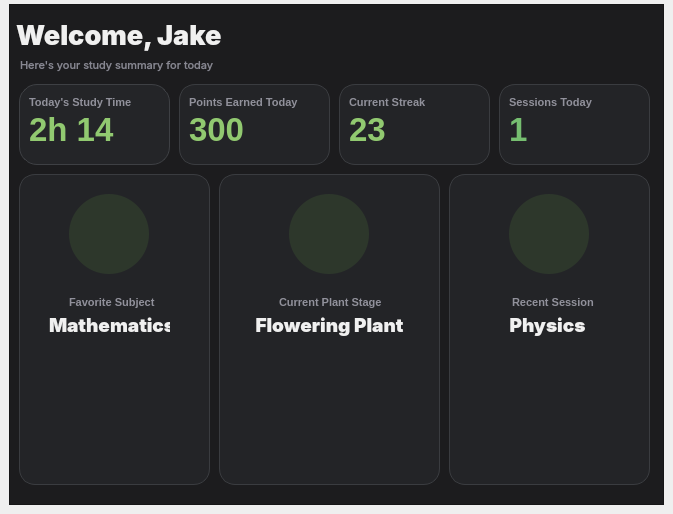
     <widget class="QWidget" name="Page_Summary">
      <widget class="QFrame" name="MainFrame">
       <property name="geometry">
        <rect>
         <x>9</x>
         <y>4</y>
         <width>655</width>
         <height>501</height>
        </rect>
       </property>
       <property name="styleSheet">
        <string notr="true">QFrame {
    background-color: rgb(28, 28, 30);
}</string>
       </property>
       <property name="frameShape">
        <enum>QFrame::Shape::StyledPanel</enum>
       </property>
       <property name="frameShadow">
        <enum>QFrame::Shadow::Raised</enum>
       </property>
       <widget class="QLabel" name="Label_Welcome">
        <property name="geometry">
         <rect>
          <x>7</x>
          <y>10</y>
          <width>351</width>
          <height>41</height>
         </rect>
        </property>
        <property name="font">
         <font>
          <family>Inter</family>
          <pointsize>20</pointsize>
          <italic>false</italic>
          <bold>true</bold>
         </font>
        </property>
        <property name="styleSheet">
         <string notr="true">QLabel {
    font-family: &quot;Inter&quot;;
    font-size: 20pt;
    font-weight: 700;
    color: rgb(240, 240, 240);
}</string>
        </property>
        <property name="text">
         <string>Welcome, Jake</string>
        </property>
       </widget>
       <widget class="QLabel" name="Label_SummaryText">
        <property name="geometry">
         <rect>
          <x>11</x>
          <y>35</y>
          <width>401</width>
          <height>51</height>
         </rect>
        </property>
        <property name="font">
         <font>
          <family>Inter</family>
          <pointsize>8</pointsize>
          <italic>false</italic>
          <bold>false</bold>
         </font>
        </property>
        <property name="styleSheet">
         <string notr="true">QLabel {
    font-family: &quot;Inter&quot;;
    font-size: 8pt;
    font-weight: 400;
    color: rgb(135, 135, 145);
    background-color: transparent;
    border: none;
}</string>
        </property>
        <property name="text">
         <string>Here's your study summary for today</string>
        </property>
       </widget>
       <widget class="QFrame" name="Frame_TodayStudyTime">
        <property name="geometry">
         <rect>
          <x>10</x>
          <y>80</y>
          <width>151</width>
          <height>81</height>
         </rect>
        </property>
        <property name="styleSheet">
         <string notr="true">QFrame {
    background-color: rgb(36, 37, 40);

    border: 1px solid rgb(62, 64, 68);
    border-radius: 18px;
}</string>
        </property>
        <property name="frameShape">
         <enum>QFrame::Shape::StyledPanel</enum>
        </property>
        <property name="frameShadow">
         <enum>QFrame::Shadow::Raised</enum>
        </property>
        <widget class="QLabel" name="Label_Subtext">
         <property name="geometry">
          <rect>
           <x>10</x>
           <y>10</y>
           <width>141</width>
           <height>16</height>
          </rect>
         </property>
         <property name="styleSheet">
          <string notr="true">QLabel {
    font-family: &quot;Inter&quot;;
    font-size: 8pt;
    font-weight: 500;
    color: rgb(145, 145, 155);

    background-color: transparent;
    border: none;
}</string>
         </property>
         <property name="text">
          <string>Today's Study Time</string>
         </property>
        </widget>
        <widget class="QLabel" name="Label_StudyTimeValue">
         <property name="geometry">
          <rect>
           <x>10</x>
           <y>30</y>
           <width>151</width>
           <height>31</height>
          </rect>
         </property>
         <property name="styleSheet">
          <string notr="true">QLabel {
    font-family: &quot;Inter&quot;;
    font-size: 25pt;
    font-weight: 700;
    color: rgb(145, 201, 112);

    background-color: transparent;
    border: none;
}</string>
         </property>
         <property name="text">
          <string>2h 14</string>
         </property>
        </widget>
        <widget class="QLabel" name="Label_StudyTimeIcon">
         <property name="geometry">
          <rect>
           <x>115</x>
           <y>8</y>
           <width>21</width>
           <height>21</height>
          </rect>
         </property>
         <property name="styleSheet">
          <string notr="true">QLabel {
    font-family: &quot;Inter&quot;;
    font-size: 8pt;
    font-weight: 500;
    color: rgb(145, 145, 155);

    background-color: transparent;
    border: none;
}</string>
         </property>
         <property name="text">
          <string/>
         </property>
         <property name="pixmap">
          <pixmap>Modules/Assets/Icon/clock.svg</pixmap>
         </property>
         <property name="scaledContents">
          <bool>true</bool>
         </property>
        </widget>
       </widget>
       <widget class="QFrame" name="Frame_PointsEarnedToday">
        <property name="geometry">
         <rect>
          <x>170</x>
          <y>80</y>
          <width>151</width>
          <height>81</height>
         </rect>
        </property>
        <property name="styleSheet">
         <string notr="true">QFrame {
    background-color: rgb(35, 36, 39);

    border: 1px solid rgb(58, 60, 64);
    border-radius: 16px;
}</string>
        </property>
        <property name="frameShape">
         <enum>QFrame::Shape::StyledPanel</enum>
        </property>
        <property name="frameShadow">
         <enum>QFrame::Shadow::Raised</enum>
        </property>
        <widget class="QLabel" name="Label_SubText_2">
         <property name="geometry">
          <rect>
           <x>10</x>
           <y>10</y>
           <width>141</width>
           <height>16</height>
          </rect>
         </property>
         <property name="styleSheet">
          <string notr="true">QLabel {
    font-family: &quot;Inter&quot;;
    font-size: 8pt;
    font-weight: 500;
    color: rgb(145, 145, 155);

    background-color: transparent;
    border: none;
}</string>
         </property>
         <property name="text">
          <string>Points Earned Today</string>
         </property>
        </widget>
        <widget class="QLabel" name="Label_PointsEarnedValue">
         <property name="geometry">
          <rect>
           <x>10</x>
           <y>30</y>
           <width>151</width>
           <height>31</height>
          </rect>
         </property>
         <property name="styleSheet">
          <string notr="true">QLabel {
    font-family: &quot;Inter&quot;;
    font-size: 25pt;
    font-weight: 700;
    color: rgb(145, 201, 112);

    background-color: transparent;
    border: none;
}</string>
         </property>
         <property name="text">
          <string>300</string>
         </property>
        </widget>
        <widget class="QLabel" name="Label_PointImage">
         <property name="geometry">
          <rect>
           <x>115</x>
           <y>8</y>
           <width>21</width>
           <height>21</height>
          </rect>
         </property>
         <property name="styleSheet">
          <string notr="true">QLabel {
    font-family: &quot;Inter&quot;;
    font-size: 8pt;
    font-weight: 500;
    color: rgb(145, 145, 155);

    background-color: transparent;
    border: none;
}</string>
         </property>
         <property name="text">
          <string/>
         </property>
         <property name="pixmap">
          <pixmap>Modules/Assets/Icon/star.svg</pixmap>
         </property>
         <property name="scaledContents">
          <bool>true</bool>
         </property>
        </widget>
       </widget>
       <widget class="QFrame" name="Frame_CurrentStreak">
        <property name="geometry">
         <rect>
          <x>330</x>
          <y>80</y>
          <width>151</width>
          <height>81</height>
         </rect>
        </property>
        <property name="styleSheet">
         <string notr="true">QFrame {
    background-color: rgb(35, 36, 39);

    border: 1px solid rgb(58, 60, 64);
    border-radius: 16px;
}</string>
        </property>
        <property name="frameShape">
         <enum>QFrame::Shape::StyledPanel</enum>
        </property>
        <property name="frameShadow">
         <enum>QFrame::Shadow::Raised</enum>
        </property>
        <widget class="QLabel" name="Label_SubText_3">
         <property name="geometry">
          <rect>
           <x>10</x>
           <y>10</y>
           <width>141</width>
           <height>16</height>
          </rect>
         </property>
         <property name="styleSheet">
          <string notr="true">QLabel {
    font-family: &quot;Inter&quot;;
    font-size: 8pt;
    font-weight: 500;
    color: rgb(145, 145, 155);

    background-color: transparent;
    border: none;
}</string>
         </property>
         <property name="text">
          <string>Current Streak</string>
         </property>
        </widget>
        <widget class="QLabel" name="Label_CurrentStreakValue">
         <property name="geometry">
          <rect>
           <x>10</x>
           <y>30</y>
           <width>151</width>
           <height>31</height>
          </rect>
         </property>
         <property name="styleSheet">
          <string notr="true">QLabel {
    font-family: &quot;Inter&quot;;
    font-size: 25pt;
    font-weight: 700;
    color: rgb(145, 201, 112);

    background-color: transparent;
    border: none;
}</string>
         </property>
         <property name="text">
          <string>23</string>
         </property>
        </widget>
        <widget class="QLabel" name="Label_PointImage_2">
         <property name="geometry">
          <rect>
           <x>115</x>
           <y>8</y>
           <width>21</width>
           <height>21</height>
          </rect>
         </property>
         <property name="styleSheet">
          <string notr="true">QLabel {
    font-family: &quot;Inter&quot;;
    font-size: 8pt;
    font-weight: 500;
    color: rgb(145, 145, 155);

    background-color: transparent;
    border: none;
}</string>
         </property>
         <property name="text">
          <string/>
         </property>
         <property name="pixmap">
          <pixmap>Modules/Assets/Icon/flame.svg</pixmap>
         </property>
         <property name="scaledContents">
          <bool>true</bool>
         </property>
        </widget>
       </widget>
       <widget class="QFrame" name="Frame_SessionToday">
        <property name="geometry">
         <rect>
          <x>490</x>
          <y>80</y>
          <width>151</width>
          <height>81</height>
         </rect>
        </property>
        <property name="styleSheet">
         <string notr="true">QFrame {
    background-color: rgb(35, 36, 39);

    border: 1px solid rgb(58, 60, 64);
    border-radius: 16px;
}</string>
        </property>
        <property name="frameShape">
         <enum>QFrame::Shape::StyledPanel</enum>
        </property>
        <property name="frameShadow">
         <enum>QFrame::Shadow::Raised</enum>
        </property>
        <widget class="QLabel" name="Label_SubText_4">
         <property name="geometry">
          <rect>
           <x>10</x>
           <y>10</y>
           <width>141</width>
           <height>16</height>
          </rect>
         </property>
         <property name="styleSheet">
          <string notr="true">QLabel {
    font-family: &quot;Inter&quot;;
    font-size: 8pt;
    font-weight: 500;
    color: rgb(145, 145, 155);

    background-color: transparent;
    border: none;
}</string>
         </property>
         <property name="text">
          <string>Sessions Today</string>
         </property>
        </widget>
        <widget class="QLabel" name="Label_SessionTodayValue">
         <property name="geometry">
          <rect>
           <x>10</x>
           <y>30</y>
           <width>151</width>
           <height>31</height>
          </rect>
         </property>
         <property name="styleSheet">
          <string notr="true">QLabel {
    font-family: &quot;Inter&quot;;
    font-size: 25pt;
    font-weight: 700;
    color: rgb(118, 190, 112);

    background-color: transparent;
    border: none;
}</string>
         </property>
         <property name="text">
          <string>1</string>
         </property>
        </widget>
        <widget class="QLabel" name="Label_PointImage_3">
         <property name="geometry">
          <rect>
           <x>115</x>
           <y>8</y>
           <width>21</width>
           <height>21</height>
          </rect>
         </property>
         <property name="styleSheet">
          <string notr="true">QLabel {
    font-family: &quot;Inter&quot;;
    font-size: 8pt;
    font-weight: 500;
    color: rgb(145, 145, 155);

    background-color: transparent;
    border: none;
}</string>
         </property>
         <property name="text">
          <string/>
         </property>
         <property name="pixmap">
          <pixmap>Modules/Assets/Icon/notepad-text.svg</pixmap>
         </property>
         <property name="scaledContents">
          <bool>true</bool>
         </property>
        </widget>
       </widget>
       <widget class="QFrame" name="Frame_FavoriteSubject">
        <property name="geometry">
         <rect>
          <x>10</x>
          <y>170</y>
          <width>191</width>
          <height>311</height>
         </rect>
        </property>
        <property name="styleSheet">
         <string notr="true">QFrame {
    background-color: rgb(35, 36, 39);

    border: 1px solid rgb(58, 60, 64);
    border-radius: 16px;
}</string>
        </property>
        <property name="frameShape">
         <enum>QFrame::Shape::StyledPanel</enum>
        </property>
        <property name="frameShadow">
         <enum>QFrame::Shadow::Raised</enum>
        </property>
        <widget class="QLabel" name="Label_SubText_9">
         <property name="geometry">
          <rect>
           <x>50</x>
           <y>120</y>
           <width>141</width>
           <height>16</height>
          </rect>
         </property>
         <property name="styleSheet">
          <string notr="true">QLabel {
    font-family: &quot;Inter&quot;;
    font-size: 8pt;
    font-weight: 500;
    color: rgb(145, 145, 155);

    background-color: transparent;
    border: none;
}</string>
         </property>
         <property name="text">
          <string>Favorite Subject</string>
         </property>
        </widget>
        <widget class="QFrame" name="CircularBackground">
         <property name="geometry">
          <rect>
           <x>50</x>
           <y>20</y>
           <width>80</width>
           <height>80</height>
          </rect>
         </property>
         <property name="minimumSize">
          <size>
           <width>80</width>
           <height>80</height>
          </size>
         </property>
         <property name="maximumSize">
          <size>
           <width>80</width>
           <height>80</height>
          </size>
         </property>
         <property name="styleSheet">
          <string notr="true">QFrame {
    background-color: rgb(45, 55, 43);
    border: none;
    border-radius: 40px;
}</string>
         </property>
         <property name="frameShape">
          <enum>QFrame::Shape::StyledPanel</enum>
         </property>
         <property name="frameShadow">
          <enum>QFrame::Shadow::Raised</enum>
         </property>
         <widget class="QLabel" name="Label_CurrentStreakValue_8">
          <property name="geometry">
           <rect>
            <x>22</x>
            <y>23</y>
            <width>35</width>
            <height>35</height>
           </rect>
          </property>
          <property name="styleSheet">
           <string notr="true">QLabel {
    font-family: &quot;Inter&quot;;
    font-size: 25pt;
    font-weight: 700;
    color: rgb(118, 190, 112);

    background-color: transparent;
    border: none;
}</string>
          </property>
          <property name="text">
           <string/>
          </property>
          <property name="pixmap">
           <pixmap>Modules/Assets/Icon/book-open-text.svg</pixmap>
          </property>
          <property name="scaledContents">
           <bool>true</bool>
          </property>
         </widget>
        </widget>
        <widget class="QLabel" name="Label_Welcome_2">
         <property name="enabled">
          <bool>true</bool>
         </property>
         <property name="geometry">
          <rect>
           <x>30</x>
           <y>130</y>
           <width>121</width>
           <height>41</height>
          </rect>
         </property>
         <property name="font">
          <font>
           <family>Inter</family>
           <pointsize>14</pointsize>
           <italic>false</italic>
           <bold>true</bold>
           <kerning>true</kerning>
          </font>
         </property>
         <property name="autoFillBackground">
          <bool>false</bool>
         </property>
         <property name="styleSheet">
          <string notr="true">QLabel {
    background-color: transparent;
    border: none;

    font-family: &quot;Inter&quot;;
    font-size: 14pt;
    font-weight: 700;
    color: rgb(240, 240, 240);
}</string>
         </property>
         <property name="text">
          <string>Mathematics</string>
         </property>
        </widget>
       </widget>
       <widget class="QFrame" name="Framel_CurrentFlowerStage">
        <property name="geometry">
         <rect>
          <x>210</x>
          <y>170</y>
          <width>221</width>
          <height>311</height>
         </rect>
        </property>
        <property name="styleSheet">
         <string notr="true">QFrame {
    background-color: rgb(35, 36, 39);

    border: 1px solid rgb(58, 60, 64);
    border-radius: 16px;
}</string>
        </property>
        <property name="frameShape">
         <enum>QFrame::Shape::StyledPanel</enum>
        </property>
        <property name="frameShadow">
         <enum>QFrame::Shadow::Raised</enum>
        </property>
        <widget class="QLabel" name="Label_SubText_11">
         <property name="geometry">
          <rect>
           <x>60</x>
           <y>120</y>
           <width>141</width>
           <height>16</height>
          </rect>
         </property>
         <property name="styleSheet">
          <string notr="true">QLabel {
    font-family: &quot;Inter&quot;;
    font-size: 8pt;
    font-weight: 500;
    color: rgb(145, 145, 155);

    background-color: transparent;
    border: none;
}</string>
         </property>
         <property name="text">
          <string>Current Plant Stage</string>
         </property>
        </widget>
        <widget class="QFrame" name="CircularBackground_2">
         <property name="geometry">
          <rect>
           <x>70</x>
           <y>20</y>
           <width>80</width>
           <height>80</height>
          </rect>
         </property>
         <property name="minimumSize">
          <size>
           <width>80</width>
           <height>80</height>
          </size>
         </property>
         <property name="maximumSize">
          <size>
           <width>80</width>
           <height>80</height>
          </size>
         </property>
         <property name="styleSheet">
          <string notr="true">QFrame {
    background-color: rgb(45, 55, 43);
    border: none;
    border-radius: 40px;
}</string>
         </property>
         <property name="frameShape">
          <enum>QFrame::Shape::StyledPanel</enum>
         </property>
         <property name="frameShadow">
          <enum>QFrame::Shadow::Raised</enum>
         </property>
         <widget class="QLabel" name="Label_CurrentStreakValue_9">
          <property name="geometry">
           <rect>
            <x>18</x>
            <y>18</y>
            <width>41</width>
            <height>41</height>
           </rect>
          </property>
          <property name="styleSheet">
           <string notr="true">QLabel {
    font-family: &quot;Inter&quot;;
    font-size: 25pt;
    font-weight: 700;
    color: rgb(118, 190, 112);

    background-color: transparent;
    border: none;
}</string>
          </property>
          <property name="text">
           <string/>
          </property>
          <property name="pixmap">
           <pixmap>Modules/Assets/Icon/sprout.svg</pixmap>
          </property>
          <property name="scaledContents">
           <bool>true</bool>
          </property>
         </widget>
        </widget>
        <widget class="QLabel" name="Label_Welcome_3">
         <property name="enabled">
          <bool>true</bool>
         </property>
         <property name="geometry">
          <rect>
           <x>20</x>
           <y>130</y>
           <width>181</width>
           <height>41</height>
          </rect>
         </property>
         <property name="font">
          <font>
           <family>Inter</family>
           <pointsize>14</pointsize>
           <italic>false</italic>
           <bold>true</bold>
           <kerning>true</kerning>
          </font>
         </property>
         <property name="autoFillBackground">
          <bool>false</bool>
         </property>
         <property name="styleSheet">
          <string notr="true">QLabel {
    background-color: transparent;
    border: none;

    font-family: &quot;Inter&quot;;
    font-size: 14pt;
    font-weight: 700;
    color: rgb(240, 240, 240);
}</string>
         </property>
         <property name="text">
          <string>Flowering Plant</string>
         </property>
         <property name="alignment">
          <set>Qt::AlignmentFlag::AlignCenter</set>
         </property>
        </widget>
       </widget>
       <widget class="QFrame" name="Frame_RecentSession">
        <property name="geometry">
         <rect>
          <x>440</x>
          <y>170</y>
          <width>201</width>
          <height>311</height>
         </rect>
        </property>
        <property name="styleSheet">
         <string notr="true">QFrame {
    background-color: rgb(35, 36, 39);

    border: 1px solid rgb(58, 60, 64);
    border-radius: 16px;
}</string>
        </property>
        <property name="frameShape">
         <enum>QFrame::Shape::StyledPanel</enum>
        </property>
        <property name="frameShadow">
         <enum>QFrame::Shadow::Raised</enum>
        </property>
        <widget class="QLabel" name="Label_SubText_13">
         <property name="geometry">
          <rect>
           <x>63</x>
           <y>120</y>
           <width>141</width>
           <height>16</height>
          </rect>
         </property>
         <property name="styleSheet">
          <string notr="true">QLabel {
    font-family: &quot;Inter&quot;;
    font-size: 8pt;
    font-weight: 500;
    color: rgb(145, 145, 155);

    background-color: transparent;
    border: none;
}</string>
         </property>
         <property name="text">
          <string>Recent Session</string>
         </property>
        </widget>
        <widget class="QFrame" name="CircularBackground_3">
         <property name="geometry">
          <rect>
           <x>60</x>
           <y>20</y>
           <width>80</width>
           <height>80</height>
          </rect>
         </property>
         <property name="minimumSize">
          <size>
           <width>80</width>
           <height>80</height>
          </size>
         </property>
         <property name="maximumSize">
          <size>
           <width>80</width>
           <height>80</height>
          </size>
         </property>
         <property name="styleSheet">
          <string notr="true">QFrame {
    background-color: rgb(45, 55, 43);
    border: none;
    border-radius: 40px;
}</string>
         </property>
         <property name="frameShape">
          <enum>QFrame::Shape::StyledPanel</enum>
         </property>
         <property name="frameShadow">
          <enum>QFrame::Shadow::Raised</enum>
         </property>
         <widget class="QLabel" name="Label_CurrentStreakValue_10">
          <property name="geometry">
           <rect>
            <x>18</x>
            <y>18</y>
            <width>41</width>
            <height>41</height>
           </rect>
          </property>
          <property name="styleSheet">
           <string notr="true">QLabel {
    font-family: &quot;Inter&quot;;
    font-size: 25pt;
    font-weight: 700;
    color: rgb(118, 190, 112);

    background-color: transparent;
    border: none;
}</string>
          </property>
          <property name="text">
           <string/>
          </property>
          <property name="pixmap">
           <pixmap>Modules/Assets/Icon/clipboard-clock.svg</pixmap>
          </property>
          <property name="scaledContents">
           <bool>true</bool>
          </property>
         </widget>
        </widget>
        <widget class="QLabel" name="Label_Welcome_4">
         <property name="enabled">
          <bool>true</bool>
         </property>
         <property name="geometry">
          <rect>
           <x>8</x>
           <y>130</y>
           <width>181</width>
           <height>41</height>
          </rect>
         </property>
         <property name="font">
          <font>
           <family>Inter</family>
           <pointsize>14</pointsize>
           <italic>false</italic>
           <bold>true</bold>
           <kerning>true</kerning>
          </font>
         </property>
         <property name="autoFillBackground">
          <bool>false</bool>
         </property>
         <property name="styleSheet">
          <string notr="true">QLabel {
    background-color: transparent;
    border: none;

    font-family: &quot;Inter&quot;;
    font-size: 14pt;
    font-weight: 700;
    color: rgb(240, 240, 240);
}</string>
         </property>
         <property name="text">
          <string>Physics</string>
         </property>
         <property name="alignment">
          <set>Qt::AlignmentFlag::AlignCenter</set>
         </property>
        </widget>
       </widget>
      </widget>
     </widget>
